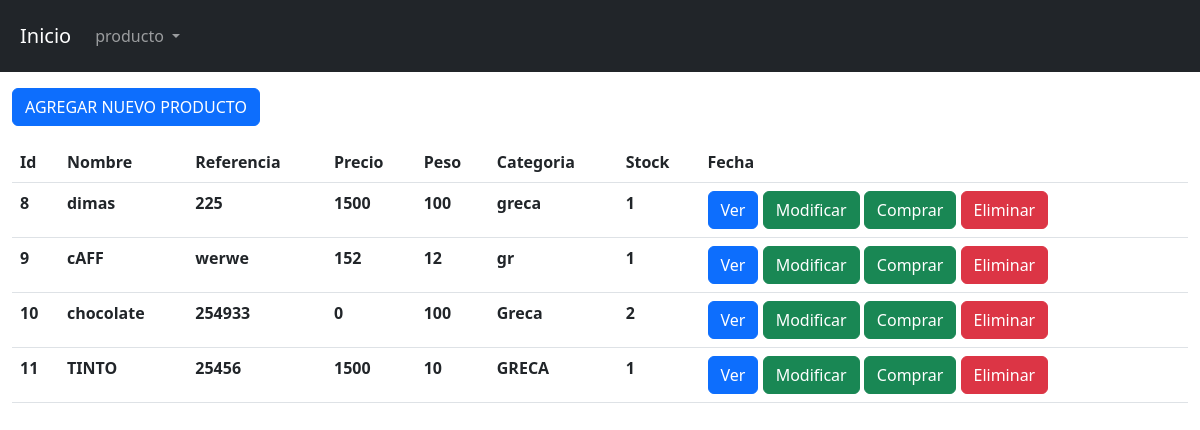
/view/username/index.php, run on the app's committed database.
### tables this page shows
CREATE TABLE `producto` (
  `id` int(11) NOT NULL,
  `nombre` varchar(100) NOT NULL,
  `referencia` varchar(100) NOT NULL,
  `precio` int(11) NOT NULL,
  `peso` int(11) NOT NULL,
  `categoria` varchar(100) DEFAULT NULL,
  `stock` int(11) NOT NULL,
  `fecha_creacion` timestamp NOT NULL DEFAULT current_timestamp() ON UPDATE current_timestamp()
);

### Config/db.php (called while the page is built)
<?php
    class db{
        private $host= "localhost";
        private $dbname= "prueba";
        private $user= "root";
        private $password= "";
        public function conexion(){
            try{
                $PDO = new PDO("mysql:host=".$this->host.";dbname=".$this->dbname,$this->user,$this->password);
                return $PDO;
            }catch(PDOException $e){
                return $e->getMessage();
            }
        }
    }
?>

### controller/usernameController.php (called while the page is built, shortened)
<?php
    class usernameController{
        private $model;
        public function __construct()
        {
            require_once("c://xampp/htdocs/Cafeteria/model/usernameModel.php");
            $this->model = new usernameModel();
        }
        public function index(){
            return $this->model->index() ? $this->model->index() : false;
        }
}
?>

### model/usernameModel.php (called while the page is built, shortened)
<?php
    class usernameModel{
        private $PDO;
        public function __construct()
        {
            require_once("c:/xampp/htdocs/Cafeteria/Config/db.php");
            $con =new db();
            $this-> PDO = $con->conexion();
        }
                public function index(){
                        $stament =$this->PDO->prepare("SELECT * FROM producto");
                        return ($stament->execute()) ? $stament->fetchAll() : false ;
                }
    }

### view/username/index.php (the view, shortened to what this page needs)
<?php
    require_once ("c://xampp/htdocs/Cafeteria/view/head/head.php");
    require_once ("c://xampp/htdocs/Cafeteria/controller/usernameController.php");
    $obj = new usernameController();
    $rows= ($obj->index());
?>
<div class="mb-3">
    <a href="/Cafeteria/view/username/create.php"class= "btn btn-primary">AGREGAR NUEVO PRODUCTO</a>
</div>
<table class="table">
    <thead>
        <tr>
            <th scope="col">Id</th>
            <th scope="col">Nombre</th>
            <th scope="col">Referencia</th>
            <th scope="col">Precio</th>
            <th scope="col">Peso</th>
            <th scope="col">Categoria</th>
            <th scope="col">Stock</th>
            <th scope="col">Fecha</th>
            </tr>
        </thead>
        <tbody>
            <?php if($rows): ?>
                <?php foreach($rows as $row): ?>
                    <tr>
                        <th><?= $row[0]?></th>
                        <th><?= $row[1]?></th>
                        <th><?= $row[2]?></th>
                        <th><?= $row[3]?></th>
                        <th><?= $row[4]?></th>
                        <th><?= $row[5]?></th>
                        <th><?= $row[6]?></th>
                    <th>
                        <a href="show.php?id=<?= $row[0]?>" class="btn btn-primary">Ver</a>
                        <a href="edit.php?id=<?= $row[0]?>" class="btn btn-success">Modificar</a>
                        <a href="confirmacion_compra.php?id=<?= $row[0]?>" class="btn btn-success">Comprar</a>
                        <a class="btn btn-danger" data-bs-toggle="modal" data-bs-target="#exampleModal">Eliminar</a>
                        <div class="modal fade" id="exampleModal" tabindex="-1" aria-labelledby="exampleModalLabel" aria-hidden="true">
                <?php endforeach;?>
            <?php else:?>
                <tr>
                    <td colspan="3"class="text-center">No hay productos a la venta</td>
                </tr>
            <?php endif;?>
        </tbody>
    <?php
    require_once ("c://xampp/htdocs/Cafeteria/view/head/footer.php");
?>

### view/head/head.php (shortened to what this page needs)
<!doctype html>
<html lang="en">
  <head>
    <link href="https://cdn.jsdelivr.net/npm/bootstrap@5.3.0-alpha3/dist/css/bootstrap.min.css" rel="stylesheet">
  </head>
  <body>
    <div class="container-fluid bg-dark p-2  mb-3">
    <nav class="navbar navbar-expand-lg navbar-dark bg-dark">
        <div class="container-fluid">
            <a class="navbar-brand" href="/Cafeteria/index.php">Inicio</a>
            <div class="collapse navbar-collapse" id="navbarNavDropdown">
            <ul class="navbar-nav">
                <li class="nav-item">
                <li class="nav-item dropdown">
                <a class="nav-link dropdown-toggle" href="#" role="button" data-bs-toggle="dropdown" aria-expanded="false">
                    producto
                </a>
                </li>
            </ul>
            </div>
        </div>
    </nav>
    </div>
    <div class="container-fluid">

### view/head/footer.php (shortened to what this page needs)
</div>
  </body>
</html>

### data on the page
producto: id "8", nombre "dimas", referencia "225", precio "1500", peso "100", categoria "greca", stock "1"
producto: id "9", nombre "cAFF", referencia "werwe", precio "152", peso "12", categoria "gr", stock "1"
producto: id "10", nombre "chocolate", referencia "254933", precio "0", peso "100", categoria "Greca", stock "2"
producto: id "11", nombre "TINTO", referencia "25456", precio "1500", peso "10", categoria "GRECA", stock "1"
